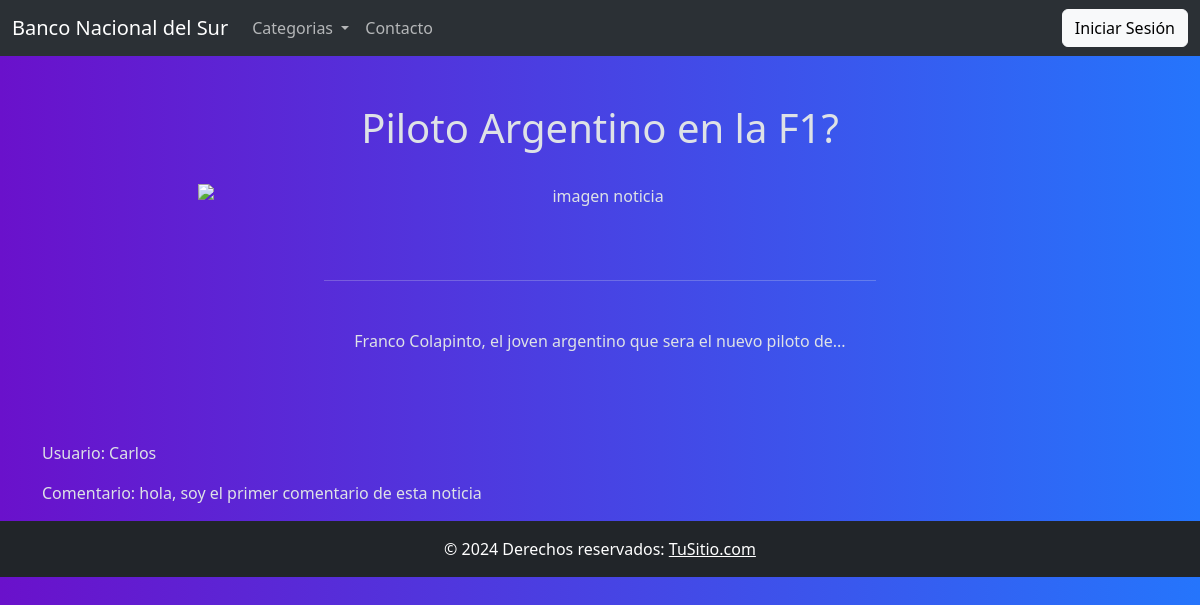
/views/front/noticia_vista.php?id=19, run on the app's committed database.
### tables this page shows
CREATE TABLE `noticias` (
  `id` int(11) NOT NULL,
  `titulo` varchar(255) NOT NULL,
  `texto` text NOT NULL,
  `imagen_link` varchar(255) DEFAULT NULL,
  `categoria_id` int(11) DEFAULT NULL,
  `autor_id` int(11) DEFAULT NULL
);

CREATE TABLE `comentarios` (
  `id` int(11) NOT NULL,
  `contenido` text NOT NULL,
  `usuario_id` int(11) NOT NULL,
  `noticia_id` int(11) NOT NULL,
  `fecha_creacion` timestamp NOT NULL DEFAULT current_timestamp()
);

CREATE TABLE `usuarios` (
  `id` int(11) NOT NULL,
  `nombre` varchar(100) NOT NULL,
  `email` varchar(100) NOT NULL,
  `contraseña` varchar(255) NOT NULL,
  `rol_id` int(11) DEFAULT NULL
);

### views/front/noticia_vista.php (the view, shortened to what this page needs)
<?php
include '../../models/conexion.php';
$id = $_GET['id'];
$sql = "SELECT * FROM noticias WHERE id=$id";
$result = $conn->query($sql);
$noticia = $result->fetch_assoc();
$sql2 = "SELECT * FROM comentarios INNER JOIN usuarios ON usuario_id = usuarios.id  WHERE noticia_id=$id ";
$result_comentarios = $conn->query($sql2);
?>
<!DOCTYPE html>
<html lang="es" data-bs-theme="dark">
<head>
    <link rel="stylesheet" href="css/bootstrap.min.css">
    <link rel="stylesheet" href="../../public/css/style.css">
    <link rel="stylesheet" href="https://cdnjs.cloudflare.com/ajax/libs/font-awesome/4.7.0/css/font-awesome.min.css">
    <link href="https://cdn.jsdelivr.net/npm/bootstrap@5.3.3/dist/css/bootstrap.min.css" rel="stylesheet"
>
</head>
<body class="gradient-custom">
<?php
if ($_SESSION)
    echo '
<nav class="navbar navbar-expand-lg bg-body-tertiary">
<div class="container-fluid">
  <a class="navbar-brand" href="../../index.php">Banco Nacional del Sur</a>
  <button class="navbar-toggler" type="button" data-bs-toggle="collapse" data-bs-target="#navbarSupportedContent"
    aria-controls="navbarSupportedContent" aria-expanded="false" aria-label="Toggle navigation">
    <span class="navbar-toggler-icon"></span>
  </button>
  <div class="collapse navbar-collapse" id="navbarSupportedContent">
    <ul class="navbar-nav me-auto mb-2 mb-lg-0">
      <li class="nav-item">
        <a class="nav-link" href="../../views/front/dashboard.php">Panel</a>
      </li>
      <li class="nav-item dropdown">
        <a class="nav-link dropdown-toggle" href="#" role="button" data-bs-toggle="dropdown" aria-expanded="false">
          Categorias
        </a>
        <ul class="dropdown-menu">
          <li><a class="dropdown-item" href="noticias.php">Noticias</a></li>
          <li><a class="dropdown-item" href="servicios.php">Servicios</a></li>
        </ul>
      <li class="nav-item">
        <a class="nav-link" href="../../views/front/contacto.php">Contacto</a>
      </li>
      </li>
    </ul>
    <form method="POST" action="noticias.php" class="d-flex">
      <input name="search" class="form-control me-2" type="search" placeholder="Búsqueda" aria-label="Search">
      <button class="btn btn-outline-light me-2" type="submit">Buscar</button>
    </form>
    <a href="../../controllers/logout.php" class="btn btn-light">Cerrar Sesión</a>
  </div>
</div>
</nav>
    ';
else
    echo '
<nav class="navbar navbar-expand-lg bg-body-tertiary">
<div class="container-fluid">
  <a class="navbar-brand" href="../../index.php">Banco Nacional del Sur</a>
  <button class="navbar-toggler" type="button" data-bs-toggle="collapse" data-bs-target="#navbarSupportedContent"
    aria-controls="navbarSupportedContent" aria-expanded="false" aria-label="Toggle navigation">
    <span class="navbar-toggler-icon"></span>
  </button>
  <div class="collapse navbar-collapse" id="navbarSupportedContent">
    <ul class="navbar-nav me-auto mb-2 mb-lg-0">
      <li class="nav-item dropdown">
        <a class="nav-link dropdown-toggle" href="#" role="button" data-bs-toggle="dropdown" aria-expanded="false">
          Categorias
        </a>
        <ul class="dropdown-menu">
          <li><a class="dropdown-item" href="../../views/front/noticias.php">Noticias</a></li>
          <li><a class="dropdown-item" href="../../views/front/servicios.php">Servicios</a></li>
        </ul>
      <li class="nav-item">
        <a class="nav-link" href="../../views/front/contacto.php">Contacto</a>
      </li>
      </li>
    </ul>
    <a href="../../views/front/login.php" class="btn btn-light">Iniciar Sesión</a>
  </div>
</div>
</nav>
'
?>
    <main>
        <div class="row m-5 text-center">
            <h1><?php
                echo
                $noticia['titulo']
                ?></h1>
            <img class="w-75 m-4 mx-auto d-block" src=<?php echo $noticia['imagen_link'] ?> alt="imagen noticia" />
            <hr class="w-50 mx-auto m-5">
            <p>
                <?php
                echo $noticia['texto']
                ?>
            </p>
        </div>
        <?php
        if ($result_comentarios->num_rows == 0)
            echo "<p class=\"ms-3\">No hay comentarios</p>";
        else {
            while ($comentario = $result_comentarios->fetch_assoc()) {
                echo
                "
                <div class=\"container\">
                 <br />
                 <p> Usuario: " . $comentario['nombre'] . "</p>
                 <p> Comentario: " . $comentario['contenido'] . "</p>
                 </div>
                 ";
            }
        }
        ?>
    </main>
    <footer class="bg-light text-center text-lg-start">
    <div class="text-center p-3 text-bg-dark" style="color: white;">
      © 2024 Derechos reservados:
      <a class="text-white" href="https://tusitio.com/">
        TuSitio.com</a>
    </div>
  </footer>
</body>
</html>

### public/css/style.css (style rules this page uses)
.gradient-custom { background: #6a11cb; background: -webkit-linear-gradient(to right, rgba(106, 17, 203, 1), rgba(37, 117, 252, 1)); background: linear-gradient(to right, rgba(106, 17, 203, 1), rgba(37, 117, 252, 1)) }

### data on the page
noticias: titulo "Piloto Argentino en la F1?", texto "Franco Colapinto, el joven argentino que sera el nuevo piloto de..."
comentarios: usuario.nombre "Carlos", contenido "hola, soy el primer comentario de esta noticia"
